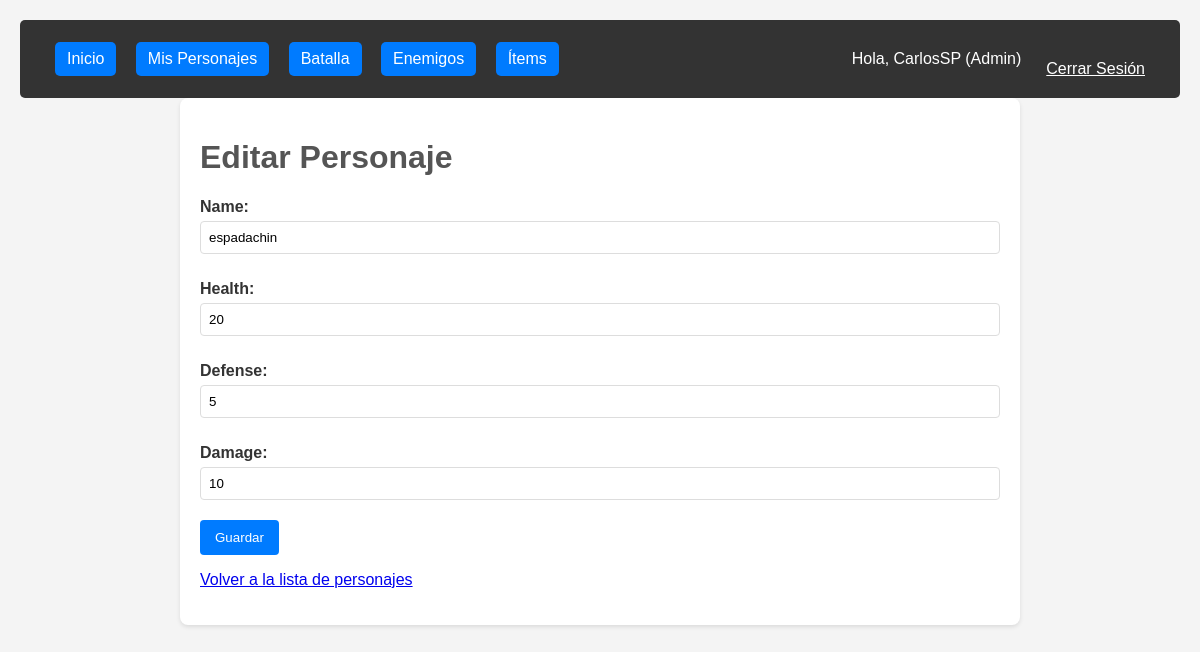
/characters/warrior/3/update/ (signed in), run on the app's committed database.
### users/models.py (models this page shows, shortened)
class CustomUser(AbstractUser):
    is_admin = models.BooleanField(default=False)

### characters/models.py (models this page shows, shortened)
class Character(models.Model):
    name = models.CharField(max_length=100, unique=True, validators=[alphabetic_validator])
    health = models.IntegerField(default=100, validators=[MinValueValidator(0)])
    defense = models.IntegerField(default=10, validators=[MinValueValidator(0)])
    class Meta:
        abstract = True # Esto indica que es una clase base abstracta y no creará una tabla en la DB
        ordering = ['name']

class Warrior(Character):
    owner = models.ForeignKey(settings.AUTH_USER_MODEL, on_delete=models.CASCADE, related_name='warriors')
    damage = models.IntegerField(default=20, validators=[MinValueValidator(0)])

### characters/views.py (the view)
# urls.py: path('warrior/<int:pk>/update/', views.WarriorUpdateView.as_view(), name='warrior_update'),
class WarriorUpdateView(LoginRequiredMixin, UserPassesTestMixin, UpdateView):
    model = Warrior
    form_class = WarriorForm
    template_name = 'characters/character_form.html'
    success_url = reverse_lazy('characters:character_list')
    def test_func(self):
        warrior = self.get_object()
        return self.request.user.is_staff or warrior.owner == self.request.user

### characters/forms.py
class WarriorForm(forms.ModelForm):
    class Meta:
        model = Warrior
        fields = ['name', 'health', 'defense', 'damage']

### DjangoProject/templates/characters/character_form.html (shortened to what this page needs)
{% extends '../base.html' %}
{% block content %}
    <h1>{% if object %}Editar{% else %}Crear{% endif %} Personaje</h1>
    <form method="post">
        {{ form.as_p }}
        <button type="submit">Guardar</button>
    </form>
    <p><a href="{% url 'characters:character_list' %}">Volver a la lista de personajes</a></p>
{% endblock %}

### DjangoProject/templates/base.html (shortened to what this page needs)
<!DOCTYPE html>
<html lang="es">
<head>
</head>
<body>
     <div class="navbar">
        <div>
            <a href="{% url 'home' %}">Inicio</a>
            {% if user.is_authenticated %}
                <a href="{% url 'characters:character_list' %}">Mis Personajes</a>
                <a href="{% url 'battle:battle_home' %}">Batalla</a>
                {% if user %}
                    <a href="{% url 'characters:enemy_list' %}">Enemigos</a>
                    <a href="{% url 'characters:item_list' %}">Ítems </a>
                {% endif %}
            {% endif %}
        </div>
        <div class="auth-info">
            {% if user.is_authenticated %}
                <span>Hola, {{ user.username }}{% if user.is_staff %} (Admin){% endif %}</span>
                <form action="{% url 'logout' %}" method="post" style="display:inline;">
                    <button type="submit" style="background:none; border:none; color:white; cursor:pointer; font:inherit; text-decoration:underline;">Cerrar Sesión</button>
                </form>
            {% else %}
                <a href="{% url 'login' %}">Iniciar Sesión</a>
                <a href="{% url 'users:register' %}">Registrarse</a>
            {% endif %}
        </div>
    </div>
    <div class="container">
        {% block content %}
        {% endblock %}
    </div>
</body>
</html>

### DjangoProject/templates/base.html (style rules this page uses)
body { font-family: Arial, sans-serif; margin: 20px; background-color: #f4f4f4; color: #333; }
.container { max-width: 800px; margin: 0 auto; background-color: #fff; padding: 20px; border-radius: 8px; box-shadow: 0 2px 4px rgba(0,0,0,0.1); }
.navbar { background-color: #333; color: white; padding: 10px 20px; display: flex; justify-content: space-between; align-items: center; border-radius: 5px; }
.navbar a { color: white; text-decoration: none; margin-left: 15px; padding: 8px 12px; background-color: #007bff; border-radius: 5px; transition: background-color 0.3s ease; display: inline-block; white-space: nowrap; }
.auth-info { display: flex; align-items: center; }
.auth-info span { margin-right: 10px; }
h1, h2 { color: #555; }
form { margin-top: 20px; }
form p { margin-bottom: 10px; }
form label { display: block; margin-bottom: 5px; font-weight: bold; }
form input[type="text"], form input[type="password"], form input[type="email"], form input[type="number"], form select { width: 100%; padding: 8px; margin-bottom: 10px; border: 1px solid #ddd; border-radius: 4px; box-sizing: border-box; }
form button[type="submit"], .btn { background-color: #007bff; color: white; padding: 10px 15px; border: none; border-radius: 4px; cursor: pointer; text-decoration: none; display: inline-block; }

### data on the page
CustomUser: username "CarlosSP"
Warrior: name "espadachin", health "20", defense "5", damage "10"
